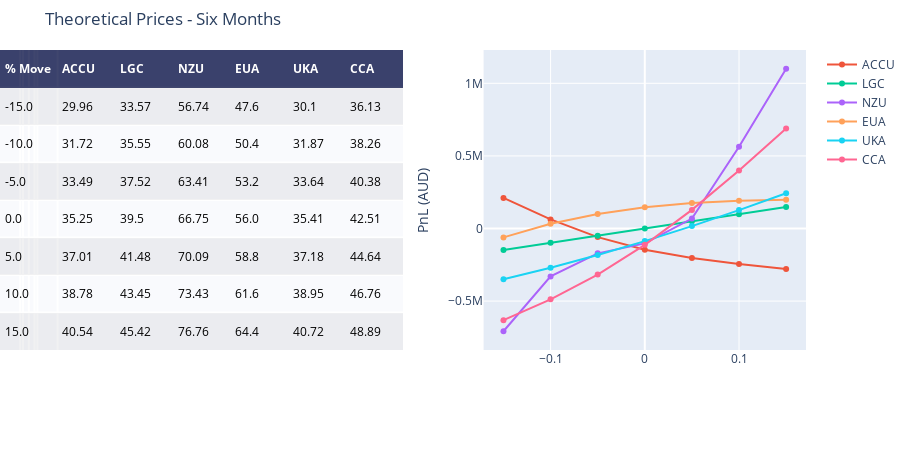

Here is the notebook cell this chart was saved with:
### Code cell
price_ranges, price_returns, price_pnls = create_returns(six_months)

fig = ff.create_table(price_ranges,height_constant=50)

for i in mkts:
    #fig.add_trace(go.Scatter(x=fig_daily.Sigma, y=fig_daily[i], name=i, xaxis='x2', yaxis='y2'))
    fig.add_trace(go.Scatter(x = price_returns, y=price_pnls[i], name=i, xaxis='x2', yaxis='y2'))
    fig.update_xaxes(tickvals=[-0.15,-0.10,-0.5,0,0.5,0.10,0.15])
    
fig.update_layout(
    title_text = 'Theoretical Prices - Six Months',
    margin = {'t':50, 'b':100},
    xaxis = {'domain': [0, .5]},
    xaxis2 = {'domain': [0.6, 1.],'title':''},
    yaxis2 = {'anchor': 'x2', 'title': 'PnL (AUD)'}
)

fig.show()

### Figure 1 — Plotly figure (JSON) as saved in the notebook; plotly's stock layout.template omitted (floating-point values rounded to 4 significant figures)
{"data": [{"colorscale": [[0, "#00083e"], [0.5, "#ededee"], [1, "#ffffff"]], "hoverinfo": "none", "opacity": 0.75, "showscale": false, "type": "heatmap", "z": [[0, 0, 0, 0, 0, 0, 0], [0.5, 0.5, 0.5, 0.5, 0.5, 0.5, 0.5], [1, 1, 1, 1, 1, 1, 1], [0.5, 0.5, 0.5, 0.5, 0.5, 0.5, 0.5], [1, 1, 1, 1, 1, 1, 1], [0.5, 0.5, 0.5, 0.5, 0.5, 0.5, 0.5], [1, 1, 1, 1, 1, 1, 1], [0.5, 0.5, 0.5, 0.5, 0.5, 0.5, 0.5]]}, {"name": "ACCU", "type": "scatter", "x": [-0.15, -0.1, -0.05, 0, 0.05, 0.1, 0.15], "xaxis": "x2", "y": [210800.0, 62430.0, -59280.0, -145900.0, -203300.0, -244000.0, -278200.0], "yaxis": "y2"}, {"name": "LGC", "type": "scatter", "x": [-0.15, -0.1, -0.05, 0, 0.05, 0.1, 0.15], "xaxis": "x2", "y": [-148125, -98750, -49375, 0, 49375, 98750, 148125], "yaxis": "y2"}, {"name": "NZU", "type": "scatter", "x": [-0.15, -0.1, -0.05, 0, 0.05, 0.1, 0.15], "xaxis": "x2", "y": [-707600.0, -329900.0, -171100.0, -102300.0, 68200.0, 562900.0, 1100000.0], "yaxis": "y2"}, {"name": "EUA", "type": "scatter", "x": [-0.15, -0.1, -0.05, 0, 0.05, 0.1, 0.15], "xaxis": "x2", "y": [-61250.0, 32610.0, 100100.0, 146000.0, 174900.0, 190900.0, 197500.0], "yaxis": "y2"}, {"name": "UKA", "type": "scatter", "x": [-0.15, -0.1, -0.05, 0, 0.05, 0.1, 0.15], "xaxis": "x2", "y": [-350100.0, -270400.0, -182500.0, -86710.0, 16620.0, 126700.0, 242500.0], "yaxis": "y2"}, {"name": "CCA", "type": "scatter", "x": [-0.15, -0.1, -0.05, 0, 0.05, 0.1, 0.15], "xaxis": "x2", "y": [-631400.0, -487600.0, -317200.0, -112600.0, 128200.0, 399300.0, 688400.0], "yaxis": "y2"}], "layout": {"annotations": [{"align": "left", "font": {"color": "#ffffff"}, "showarrow": false, "text": "<b>% Move</b>", "x": -0.45, "xanchor": "left", "xref": "x", "y": 0, "yref": "y"}, {"align": "left", "font": {"color": "#ffffff"}, "showarrow": false, "text": "<b>ACCU</b>", "x": 0.55, "xanchor": "left", "xref": "x", "y": 0, "yref": "y"}, {"align": "left", "font": {"color": "#ffffff"}, "showarrow": false, "text": "<b>LGC</b>", "x": 1.55, "xanchor": "left", "xref": "x", "y": 0, "yref": "y"}, {"align": "left", "font": {"color": "#ffffff"}, "showarrow": false, "text": "<b>NZU</b>", "x": 2.55, "xanchor": "left", "xref": "x", "y": 0, "yref": "y"}, {"align": "left", "font": {"color": "#ffffff"}, "showarrow": false, "text": "<b>EUA</b>", "x": 3.55, "xanchor": "left", "xref": "x", "y": 0, "yref": "y"}, {"align": "left", "font": {"color": "#ffffff"}, "showarrow": false, "text": "<b>UKA</b>", "x": 4.55, "xanchor": "left", "xref": "x", "y": 0, "yref": "y"}, {"align": "left", "font": {"color": "#ffffff"}, "showarrow": false, "text": "<b>CCA</b>", "x": 5.55, "xanchor": "left", "xref": "x", "y": 0, "yref": "y"}, {"align": "left", "font": {"color": "#000000"}, "showarrow": false, "text": "-15.0", "x": -0.45, "xanchor": "left", "xref": "x", "y": 1, "yref": "y"}, {"align": "left", "font": {"color": "#000000"}, "showarrow": false, "text": "29.96", "x": 0.55, "xanchor": "left", "xref": "x", "y": 1, "yref": "y"}, {"align": "left", "font": {"color": "#000000"}, "showarrow": false, "text": "33.57", "x": 1.55, "xanchor": "left", "xref": "x", "y": 1, "yref": "y"}, {"align": "left", "font": {"color": "#000000"}, "showarrow": false, "text": "56.74", "x": 2.55, "xanchor": "left", "xref": "x", "y": 1, "yref": "y"}, {"align": "left", "font": {"color": "#000000"}, "showarrow": false, "text": "47.6", "x": 3.55, "xanchor": "left", "xref": "x", "y": 1, "yref": "y"}, {"align": "left", "font": {"color": "#000000"}, "showarrow": false, "text": "30.1", "x": 4.55, "xanchor": "left", "xref": "x", "y": 1, "yref": "y"}, {"align": "left", "font": {"color": "#000000"}, "showarrow": false, "text": "36.13", "x": 5.55, "xanchor": "left", "xref": "x", "y": 1, "yref": "y"}, {"align": "left", "font": {"color": "#000000"}, "showarrow": false, "text": "-10.0", "x": -0.45, "xanchor": "left", "xref": "x", "y": 2, "yref": "y"}, {"align": "left", "font": {"color": "#000000"}, "showarrow": false, "text": "31.72", "x": 0.55, "xanchor": "left", "xref": "x", "y": 2, "yref": "y"}, {"align": "left", "font": {"color": "#000000"}, "showarrow": false, "text": "35.55", "x": 1.55, "xanchor": "left", "xref": "x", "y": 2, "yref": "y"}, {"align": "left", "font": {"color": "#000000"}, "showarrow": false, "text": "60.08", "x": 2.55, "xanchor": "left", "xref": "x", "y": 2, "yref": "y"}, {"align": "left", "font": {"color": "#000000"}, "showarrow": false, "text": "50.4", "x": 3.55, "xanchor": "left", "xref": "x", "y": 2, "yref": "y"}, {"align": "left", "font": {"color": "#000000"}, "showarrow": false, "text": "31.87", "x": 4.55, "xanchor": "left", "xref": "x", "y": 2, "yref": "y"}, {"align": "left", "font": {"color": "#000000"}, "showarrow": false, "text": "38.26", "x": 5.55, "xanchor": "left", "xref": "x", "y": 2, "yref": "y"}, {"align": "left", "font": {"color": "#000000"}, "showarrow": false, "text": "-5.0", "x": -0.45, "xanchor": "left", "xref": "x", "y": 3, "yref": "y"}, {"align": "left", "font": {"color": "#000000"}, "showarrow": false, "text": "33.49", "x": 0.55, "xanchor": "left", "xref": "x", "y": 3, "yref": "y"}, {"align": "left", "font": {"color": "#000000"}, "showarrow": false, "text": "37.52", "x": 1.55, "xanchor": "left", "xref": "x", "y": 3, "yref": "y"}, {"align": "left", "font": {"color": "#000000"}, "showarrow": false, "text": "63.41", "x": 2.55, "xanchor": "left", "xref": "x", "y": 3, "yref": "y"}, {"align": "left", "font": {"color": "#000000"}, "showarrow": false, "text": "53.2", "x": 3.55, "xanchor": "left", "xref": "x", "y": 3, "yref": "y"}, {"align": "left", "font": {"color": "#000000"}, "showarrow": false, "text": "33.64", "x": 4.55, "xanchor": "left", "xref": "x", "y": 3, "yref": "y"}, {"align": "left", "font": {"color": "#000000"}, "showarrow": false, "text": "40.38", "x": 5.55, "xanchor": "left", "xref": "x", "y": 3, "yref": "y"}, {"align": "left", "font": {"color": "#000000"}, "showarrow": false, "text": "0.0", "x": -0.45, "xanchor": "left", "xref": "x", "y": 4, "yref": "y"}, {"align": "left", "font": {"color": "#000000"}, "showarrow": false, "text": "35.25", "x": 0.55, "xanchor": "left", "xref": "x", "y": 4, "yref": "y"}, {"align": "left", "font": {"color": "#000000"}, "showarrow": false, "text": "39.5", "x": 1.55, "xanchor": "left", "xref": "x", "y": 4, "yref": "y"}, {"align": "left", "font": {"color": "#000000"}, "showarrow": false, "text": "66.75", "x": 2.55, "xanchor": "left", "xref": "x", "y": 4, "yref": "y"}, {"align": "left", "font": {"color": "#000000"}, "showarrow": false, "text": "56.0", "x": 3.55, "xanchor": "left", "xref": "x", "y": 4, "yref": "y"}, {"align": "left", "font": {"color": "#000000"}, "showarrow": false, "text": "35.41", "x": 4.55, "xanchor": "left", "xref": "x", "y": 4, "yref": "y"}, {"align": "left", "font": {"color": "#000000"}, "showarrow": false, "text": "42.51", "x": 5.55, "xanchor": "left", "xref": "x", "y": 4, "yref": "y"}, {"align": "left", "font": {"color": "#000000"}, "showarrow": false, "text": "5.0", "x": -0.45, "xanchor": "left", "xref": "x", "y": 5, "yref": "y"}, {"align": "left", "font": {"color": "#000000"}, "showarrow": false, "text": "37.01", "x": 0.55, "xanchor": "left", "xref": "x", "y": 5, "yref": "y"}, {"align": "left", "font": {"color": "#000000"}, "showarrow": false, "text": "41.48", "x": 1.55, "xanchor": "left", "xref": "x", "y": 5, "yref": "y"}, {"align": "left", "font": {"color": "#000000"}, "showarrow": false, "text": "70.09", "x": 2.55, "xanchor": "left", "xref": "x", "y": 5, "yref": "y"}, {"align": "left", "font": {"color": "#000000"}, "showarrow": false, "text": "58.8", "x": 3.55, "xanchor": "left", "xref": "x", "y": 5, "yref": "y"}, {"align": "left", "font": {"color": "#000000"}, "showarrow": false, "text": "37.18", "x": 4.55, "xanchor": "left", "xref": "x", "y": 5, "yref": "y"}, {"align": "left", "font": {"color": "#000000"}, "showarrow": false, "text": "44.64", "x": 5.55, "xanchor": "left", "xref": "x", "y": 5, "yref": "y"}, {"align": "left", "font": {"color": "#000000"}, "showarrow": false, "text": "10.0", "x": -0.45, "xanchor": "left", "xref": "x", "y": 6, "yref": "y"}, {"align": "left", "font": {"color": "#000000"}, "showarrow": false, "text": "38.78", "x": 0.55, "xanchor": "left", "xref": "x", "y": 6, "yref": "y"}, {"align": "left", "font": {"color": "#000000"}, "showarrow": false, "text": "43.45", "x": 1.55, "xanchor": "left", "xref": "x", "y": 6, "yref": "y"}, {"align": "left", "font": {"color": "#000000"}, "showarrow": false, "text": "73.43", "x": 2.55, "xanchor": "left", "xref": "x", "y": 6, "yref": "y"}, {"align": "left", "font": {"color": "#000000"}, "showarrow": false, "text": "61.6", "x": 3.55, "xanchor": "left", "xref": "x", "y": 6, "yref": "y"}, {"align": "left", "font": {"color": "#000000"}, "showarrow": false, "text": "38.95", "x": 4.55, "xanchor": "left", "xref": "x", "y": 6, "yref": "y"}, {"align": "left", "font": {"color": "#000000"}, "showarrow": false, "text": "46.76", "x": 5.55, "xanchor": "left", "xref": "x", "y": 6, "yref": "y"}, {"align": "left", "font": {"color": "#000000"}, "showarrow": false, "text": "15.0", "x": -0.45, "xanchor": "left", "xref": "x", "y": 7, "yref": "y"}, {"align": "left", "font": {"color": "#000000"}, "showarrow": false, "text": "40.54", "x": 0.55, "xanchor": "left", "xref": "x", "y": 7, "yref": "y"}, {"align": "left", "font": {"color": "#000000"}, "showarrow": false, "text": "45.42", "x": 1.55, "xanchor": "left", "xref": "x", "y": 7, "yref": "y"}, {"align": "left", "font": {"color": "#000000"}, "showarrow": false, "text": "76.76", "x": 2.55, "xanchor": "left", "xref": "x", "y": 7, "yref": "y"}, {"align": "left", "font": {"color": "#000000"}, "showarrow": false, "text": "64.4", "x": 3.55, "xanchor": "left", "xref": "x", "y": 7, "yref": "y"}, {"align": "left", "font": {"color": "#000000"}, "showarrow": false, "text": "40.72", "x": 4.55, "xanchor": "left", "xref": "x", "y": 7, "yref": "y"}, {"align": "left", "font": {"color": "#000000"}, "showarrow": false, "text": "48.89", "x": 5.55, "xanchor": "left", "xref": "x", "y": 7, "yref": "y"}], "height": 450, "margin": {"b": 100, "l": 0, "r": 0, "t": 50}, "title": {"text": "Theoretical Prices - Six Months"}, "xaxis": {"domain": [0, 0.5], "dtick": 1, "gridwidth": 2, "showticklabels": false, "tick0": -0.5, "ticks": "", "tickvals": [-0.15, -0.1, -0.5, 0, 0.5, 0.1, 0.15], "zeroline": false}, "xaxis2": {"domain": [0.6, 1], "title": {"text": ""}}, "yaxis": {"autorange": "reversed", "dtick": 1, "gridwidth": 2, "showticklabels": false, "tick0": 0.5, "ticks": "", "zeroline": false}, "yaxis2": {"anchor": "x2", "title": {"text": "PnL (AUD)"}}}}
